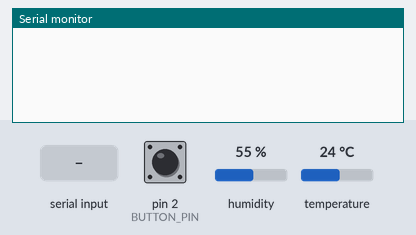
Bench run of a sketch on a simulated Arduino Uno, built with avr-gcc and run on an emulated ATmega328P. Shown: the last lines printed to the serial monitor. The inputs (shaded band) are chosen by the test bench; at power-on: pin 2 (BUTTON_PIN) HIGH, humidity 55 %, temperature 24 °C.

Above: at 1.2 s.
1.3 s: pin 2 (BUTTON_PIN) pulled LOW for 0.15 s
At 3.0 s:
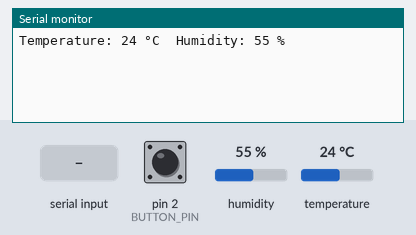
3.3 s: "GET data" received over the second serial link
At 4.7 s:
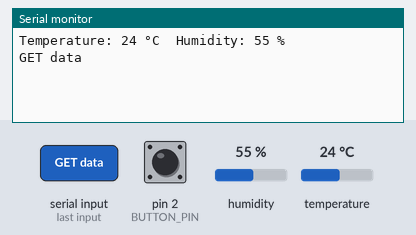
5.8 s: "1" received over the second serial link
At 7.3 s:
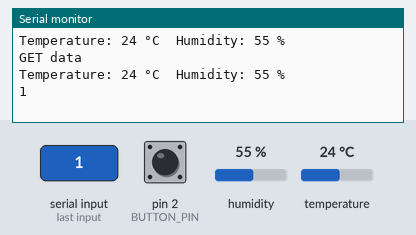

Measured:
- after the input at 1.3 s, the serial monitor: prints a new line after 0.52 s (image 1)
- after the input at 3.3 s, the serial monitor: prints a new line after 1.0 s (image 2)
- after the input at 5.8 s, the serial monitor: prints a new line after 1.0 s (image 3)

The sketch:

UNO_DHT11.ino
```cpp
#include <DHT11.h>
#include <SoftwareSerial.h>

#define DHT11_PIN 7
#define BUTTON_PIN 2
#define myRX_PIN 4
#define myTX_PIN 5

typedef struct { //If you use other then char or char[], specify in format mentioned below.
    uint32_t temperature;
    uint32_t humidity;
    uint32_t result;
} SensorData;

SensorData sensorData;

DHT11 dht11(DHT11_PIN);
SoftwareSerial mySerial (myRX_PIN, myTX_PIN);

int temperature=0, humidity=0,result;
volatile int reading=0;

void setup() {
    Serial.begin(9600);
    mySerial.begin(9600);
    pinMode(BUTTON_PIN,INPUT_PULLUP);
    attachInterrupt(digitalPinToInterrupt(BUTTON_PIN), setReading, FALLING);
}

void loop() {
  if(reading==1)
  {
    getTemperatureHumidity();
    sendSensorData();
  }

  while(mySerial.available()){
      String messege = mySerial.readString();
      Serial.println(messege);
      if(messege=="GET data")
        setReading();
    }
}

void getTemperatureHumidity(){
    result = dht11.readTemperatureHumidity(temperature, humidity);
    if (result == 0) {
        Serial.print("Temperature: ");
        Serial.print(temperature);
        Serial.print(" °C\tHumidity: ");
        Serial.print(humidity);
        Serial.println(" %");
        reading=0;
    } else {
        // Print error message based on the error code.
        Serial.println(DHT11::getErrorString(result));
    }
}

void setReading(){
  reading=1;
}

void sendSensorData(){
  sensorData.temperature=temperature;
  sensorData.humidity=humidity;
  sensorData.result=result;
  int sizeSensorData = sizeof(SensorData);
  send(&sensorData,sizeSensorData);
}

void send(const SensorData* data, int sizeSensorData){
  mySerial.write((const char*)data, sizeSensorData);
}
```
